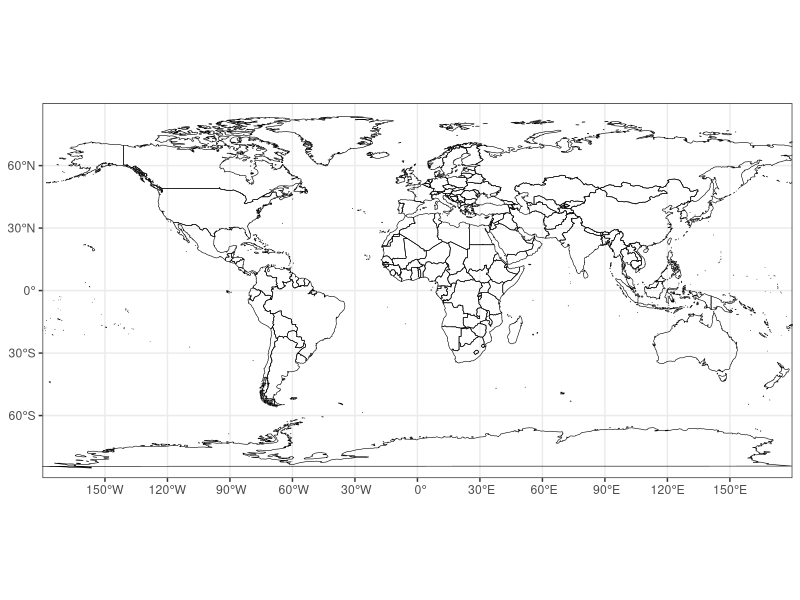

Recreate this plot in R. (Note: this script raises an error after producing the figure.)
## ---- chunk 1
# load libraries
library(sf)
library(stars)
library(ggplot2)
## ---- chunk 2
# world_sf
world_sf <- st_as_sf(maps::map("world", plot = FALSE, fill = TRUE))
world_otl_sf <- st_geometry(world_sf)
## ---- chunk 3
# ggplot map of world_outline
ggplot() + 
  geom_sf(data = world_otl_sf, fill = NA, col = "black") + 
  scale_x_continuous(breaks = seq(-180, 180, 30)) +
  scale_y_continuous(breaks = seq(-90, 90, 30)) +
  coord_sf(xlim = c(-180, +180), ylim = c(-90, 90), expand = FALSE) +
  theme_bw()
## ---- chunk 4
# read alpha (AE/PE)
# change path as necessary
nc_path <- "/Users/bartlein/Projects/RESS/data/nc_files/"
nc_name <- "cru10min30_bio.nc"
nc_file <- paste(nc_path, nc_name, sep="")
alpha <- read_ncdf(nc_file, var="alpha", proxy = FALSE)
## ---- chunk 5
# list alpha
alpha
## ---- chunk 6
# convert stars to sf
alpha_sf <- st_as_sf(alpha, as_points = TRUE)
alpha_sf
plot(alpha_sf, pch = 16, cex = 0.3)
## ---- chunk 7
# setup for plotting alpha
# make a data.frame
lon <- st_coordinates(alpha_sf)[,1]
lat <- st_coordinates(alpha_sf)[,2]
alpha <- as.vector(alpha_sf)
alpha_df <- data.frame(lon, lat, alpha)
dim(alpha_df)
head(alpha_df)
## ---- chunk 8
# set axis labels (breaks)
breaks_x <- c(seq(-180, 180, by = 60)) 
breaks_y <- c(seq(-90, 90, by = 30)) 
labels_x <- as.character(breaks_x) 
labels_y <- as.character(breaks_y)
## ---- chunk 9
# ggplot2 map of alpha
ggplot() +
  geom_tile(data = alpha_df, aes(x = lon, y = lat, fill = alpha)) +
  scale_fill_gradient2(low = "brown", mid="white", high = "darkgreen", midpoint = 0.50) +
  geom_sf(data = world_otl_sf, col = "black", fill = NA) +
  coord_sf(xlim = c(-180, +175.0), ylim = c(-90, 90), expand = FALSE) +
  scale_x_continuous(breaks = breaks_x) +
  scale_y_continuous(breaks = breaks_y) +
  labs(x = "Longitude", y = "Latitude", title="Priestley-Taylor Coefficient (alpha) (AE/PE)", fill="alpha") +
  theme_bw()
